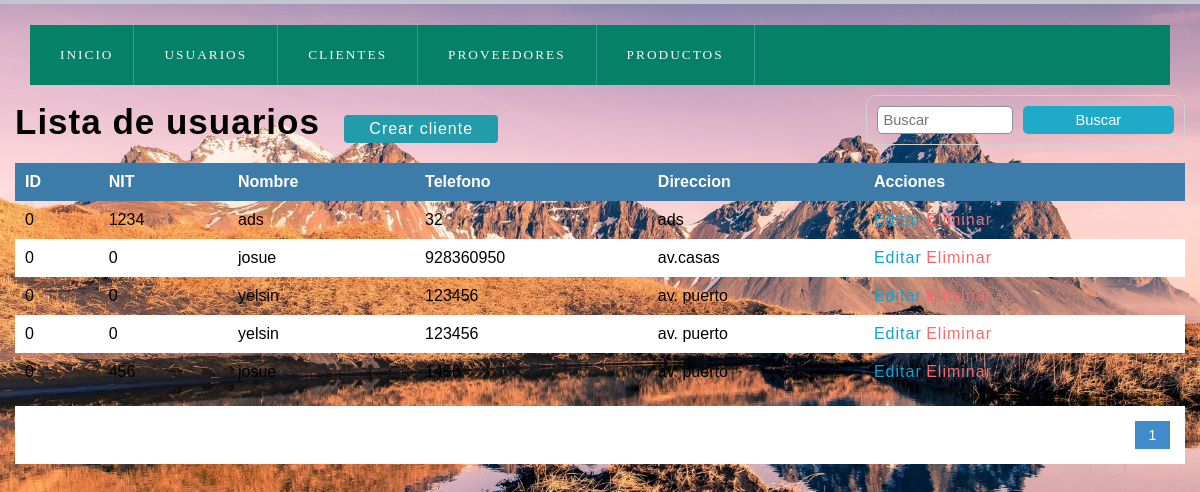
The page /olvidocontraseña/lista_cliente.php on the database its author committed.
### tables this page shows
CREATE TABLE `cliente` (
  `idcliente` int(11) NOT NULL,
  `nit` int(11) DEFAULT NULL,
  `nombre` varchar(80) DEFAULT NULL,
  `telefono` int(11) DEFAULT NULL,
  `direccion` text DEFAULT NULL,
  `dateadd` datetime NOT NULL DEFAULT current_timestamp()
);

### olvidocontraseña/lista_cliente.php (the view, shortened to what this page needs)
<?php
	include "conexion.php";
 ?>
<!DOCTYPE html>
<html lang="en">
<head>
	<?php include "scripts.php"; ?>
</head>
<body>
	<?php include "index2.php"; ?>
	<section id="container">
		<h1>Lista de usuarios</h1>
		<a href="lista_cliente.php" class="btn_new">Crear cliente</a>
		<form action="buscar_usuario.php" method="get" class="form_search">
			<input type="text" name="busqueda" id="busqueda" placeholder="Buscar">
			<input type="submit" value="Buscar" class="btn_search">
		</form>
		<table>
			<tr>
				<th>ID</th>
				<th>NIT</th>
				<th>Nombre</th>
				<th>Telefono</th>
				<th>Direccion</th>
				<th>Acciones</th>
			</tr>
		<?php
			$sql_registe = mysqli_query($conection,"SELECT COUNT(*) as total_registro FROM cliente");
			$result_register = mysqli_fetch_array($sql_registe);
			$total_registro = $result_register['total_registro'];
			$por_pagina = 5;
			if(empty($_GET['pagina']))
			{
				$pagina = 1;
			}else{
				$pagina = $_GET['pagina'];
			}
			$desde = ($pagina-1) * $por_pagina;
			$total_paginas = ceil($total_registro / $por_pagina);
			$query = mysqli_query($conection,"SELECT * FROM cliente  ORDER BY idcliente ASC LIMIT $desde,$por_pagina
				");
			$result = mysqli_num_rows($query);
			if($result > 0){
				while ($data = mysqli_fetch_array($query)) {
			?>
				<tr>
					<td><?php echo $data["idcliente"]; ?></td>
					<td><?php echo $data["nit"]; ?></td>
					<td><?php echo $data["nombre"]; ?></td>
					<td><?php echo $data["telefono"]; ?></td>
					<td><?php echo $data["direccion"]; ?></td>
					<td>
						<a class="link_edit" href="editar_cliente.php?id=<?php echo $data["idcliente"]; ?>">Editar</a>
						<a class="link_delete" href="eliminar_confirmar_cliente.php?id=<?php echo $data["idcliente"]; ?>">Eliminar</a>
					</td>
				</tr>
		<?php
				}
			}
		 ?>
		</table>
		<div class="paginador">
			<ul>
			<?php
				for ($i=1; $i <= $total_paginas; $i++) {
					if($i == $pagina)
					{
						echo '<li class="pageSelected">'.$i.'</li>';
					}else{
						echo '<li><a href="?pagina='.$i.'">'.$i.'</a></li>';
					}
				}
			 ?>
			</ul>
		</div>
	</section>
</body>
</html>

### olvidocontraseña/css/style.css (style rules this page uses)
* { margin: 0; padding: 0; box-sizing: border-box; }
body { background: #ededed; }
h1, h2, h3, h4, h5, h6 { font-family: 'arial'; font-weight: bold; letter-spacing: 1px; }
h1 { font-size: 26px; }
a { text-decoration: none; font-family: arial; letter-spacing: 1px; }
#container { padding: 90px 15px 15px; }
form { background: #FFF; margin: auto; padding: 20px 50px; border: 1px solid #d1d1d1; }
input,select { display: block; width: 100%; font-size: 11pt; padding: 5px; border: 1px solid #85929e; border-radius: 5px; }
#container h1 { font-size: 35px; display: inline-block; }
.btn_new { display: inline-block; background: #239baa; color: #FFF; padding: 5px 25px; border-radius: 4px; margin: 20px; }
table { border-collapse: collapse; font-size: 12pt; font-family: 'arial'; width: 100%; }
table th { text-align: left; padding: 10px; background: #3d7ba8; color: #FFF; }
table tr:nth-child(odd) { background: #FFF; }
table td { padding: 10px; }
.link_edit { color: #0ca4ce; }
.link_delete { color: #f26b6b; }
.paginador ul { padding: 15px; list-style: none; background: #FFF; margin-top: 15px; display: -webkit-flex; display: -moz-flex; display: -ms-flex; display: -o-flex; display: flex; justify-content: flex-end; }
.paginador a, .pageSelected { color: #428bca; border: 1px solid #ddd; padding: 5px; display: inline-block; font-size: 14px; text-align: center; width: 35px; }
.pageSelected { color: #FFF; background: #428bca; border: 1px solid #428bca; }
.form_search { display: -webkit-flex; display: -moz-flex; display: -ms-flex; display: -o-flex; display: flex; float: right; background: initial; padding: 10px; border-radius: 10px; }
.form_search .btn_search { background: #1faac8; color: #FFF; padding: 0 20px; border: 0; cursor: pointer; margin-left: 10px; }

### olvidocontraseña/css/estilo.css (style rules this page uses)
body { margin: 0; font-family: sans-serif; background-image:url(IMG/fondo.jpg); width: 100%; height:100%vh; background-size: cover; }
div { width: 100%; height: 100%vh; background: #302f2f; }
a { text-decoration: none; font-family: arial; letter-spacing: 1px; }

### rows shown on the page
cliente: idcliente "0", nit "1234", nombre "ads", telefono "32", direccion "ads"
cliente: idcliente "0", nit "0", nombre "josue", telefono "928360950", direccion "av.casas"
cliente: idcliente "0", nit "0", nombre "yelsin", telefono "123456", direccion "av. puerto"
cliente: idcliente "0", nit "0", nombre "yelsin", telefono "123456", direccion "av. puerto"
cliente: idcliente "0", nit "456", nombre "josue", telefono "1456", direccion "av. puerto"
